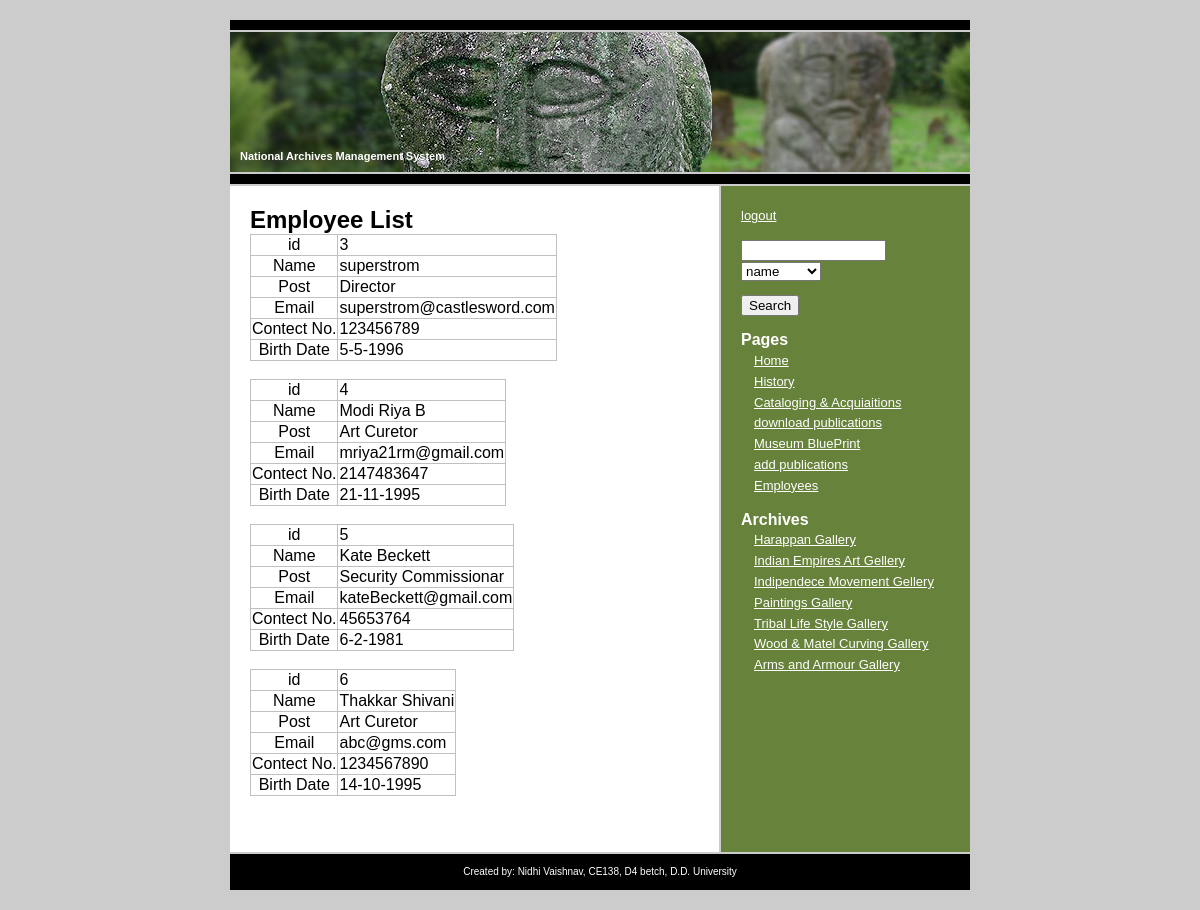
The page /Employee.php on the database its author committed.
### tables this page shows
CREATE TABLE IF NOT EXISTS `employee` (
  `id` int(5) NOT NULL AUTO_INCREMENT,
  `uname` varchar(25) NOT NULL,
  `pword` varchar(25) NOT NULL,
  `email` varchar(40) NOT NULL,
  `name` varchar(40) NOT NULL,
  `contect` int(11) NOT NULL,
  `street` varchar(100) NOT NULL,
  `city` varchar(30) NOT NULL,
  `state` varchar(30) NOT NULL,
  `country` varchar(25) NOT NULL,
  `website` varchar(40) DEFAULT NULL,
  `gender` varchar(8) NOT NULL,
  `date` int(2) NOT NULL,
  `month` int(2) NOT NULL,
  `year` int(4) NOT NULL,
  `post` varchar(40) NOT NULL,
  PRIMARY KEY (`id`)
);

### Employee.php (the view, shortened to what this page needs)
<!DOCTYPE html PUBLIC "-//W3C//DTD XHTML 1.0 Strict//EN" "http://www.w3.org/TR/xhtml1/DTD/xhtml1-strict.dtd">
<html xmlns="http://www.w3.org/1999/xhtml">
<head>
<link href="default.css" rel="stylesheet" type="text/css" /></head>
<body>
<div id="header">
	<h1><a href="#">National Archives Management System</a></h1>
</div>
<div id="content">
	<div id="colOne">
		<h2>Employee List</h2>
	    <?php
$sql1 = "SELECT  `name`,`post`, `id`,`email`, `contect`, `date`, `month`, `year` FROM `employee`";
$result1 = mysql_query($sql1);
while($row = mysql_fetch_array($result1))
{
echo "<table>";
			echo "<table border='1' style='border-collapse: collapse;border-color: silver;'>";
			echo "<tr>"."<td align='center'>".'id'."</td>"."<td>".$row['id'] ."</td> "."</tr>";
			echo "<tr>"."<td align='center'>".'Name'."</td>"."<td>".$row['name'] ."</td> "."</tr>";
			echo "<tr>"."<td align='center'>".'Post'."</td>"."<td>".$row['post'] ."</td> "."</tr>";
			echo "<tr>"."<td align='center'>".'Email'."</td>"."<td>".$row['email'] ."</td> "."</tr>";
			echo "<tr>"."<td align='center'>".'Contect No.'."</td>"."<td>".$row['contect'] ."</td> "."</tr>";
			echo "<tr>"."<td align='center'>".'Birth Date'."</td>"."<td>".$row['date'] ."-".$row['month']."-".$row['year']."</td> "."</tr>";
			echo "</table>".'<br>';
}
echo "</table>";
?>
  </div>
	<div id="colTwo">
		<ul>
			<li><a href="index.html" target="_self">logout</a>
				<form method="post" action="search.php">
					<div>
						<p>
						  <input type="text" id="search" name="search" value="" size="15" />
					      <label>
					      <select name="list">
					        <option value="name" selected="selected">name</option>
				          </select>
					      </label>
					  </p>
						<p>
						  <input type="submit" id="submit1" name="submit1" value="Search" />
					        </p>
					</div>
				</form>
			</li>
			<li>
				<h2>Pages</h2>
				<ul>
					<li><a href="home.html">Home</a></li>
					<li><a href="History.html">History</a></li>
					<li><a href="add_artifect.html">Cataloging &amp; Acquiaition<em>s</em></a></li>
				    <li><a href="download_pub.php">download publications</a></li>
				    <li><a href="Museum_Blueprints.html">Museum BluePrint</a></li>
				    <li><a href="upload_pub.php">add publications </a></li>
				    <li><a href="Employee.php">Employees</a></li>
				</ul>
			</li>
			<li>
				<h2>Archives</h2>
				<ul>
					<li><a href="Harappan.php">Harappan Gallery </a></li>
					<li><a href="kings.php">Indian Empires Art Gellery </a></li>
					<li><a href="independence.php">Indipendece Movement Gellery</a></li>
					<li><a href="painting.php">Paintings Gallery </a></li>
					<li><a href="tribal.php">Tribal Life Style Gallery </a></li>
					<li><a href="wood.php">Wood &amp; Matel Curving Gallery </a></li>
					<li><a href="weapon.php">Arms and Armour Gallery </a><a href="#"></a></li>
				</ul>
			</li>
		</ul>
  </div>
	<div style="clear: both;">&nbsp;</div>
</div>
<div id="footer">
	<p>Created by: Nidhi Vaishnav, CE138, D4 betch, D.D. University <a href="http://www.csstemplatesforfree.com/"><strong></strong></a></p>
</div>
</body>
</html>

### default.css (style rules this page uses)
body { margin: 20px 0; padding: 0; background: #CCCCCC; font-family: "Trebuchet MS", Arial, Helvetica, sans-serif; }
h1, h2, h3, h4, h5, h6 { margin: 0; padding: 0; }
p, ul, ol, blockquote { font-size: small; line-height: 160%; }
a { color: #67823B; }
#header { width: 740px; height: 144px; margin: 0 auto; background: url(images/img1.jpg) no-repeat center center; border-top: 10px solid #000000; border-bottom: 10px solid #000000; }
#header * { margin: 0; padding: 0; text-decoration: none; font: bold 11px Verdana, Arial, Helvetica, sans-serif; color: #FFFFFF; }
#header h1 { float: left; padding: 120px 0 0 10px; }
#content { width: 740px; margin: 0 auto; background: url(images/img2.gif); border: 2px solid #CCCCCC; }
#colOne { float: left; width: 449px; padding: 20px; }
#colTwo { float: right; width: 209px; padding: 20px; }
#colTwo h2 { font-size: medium; color: #FFFFFF; }
#colTwo ul { margin: 0; padding: 0; list-style: none; }
#colTwo li { margin-bottom: 1em; color: #FFFFFF; }
#colTwo li li { margin-bottom: 0; padding-left: 1em; }
#colTwo a { color: #FFFFFF; }
#footer { width: 740px; margin: 0 auto; background: #000000; }
#footer * { color: #FFFFFF; }
#footer p { margin: 0; padding: 10px 0; text-align: center; font-size: x-small; }

### rows shown on the page
employee: id "3", name "superstrom", post "Director", email "superstrom@castlesword.com", contect "123456789", date "5", month "5", year "1996"
employee: id "4", name "Modi Riya B", post "Art Curetor", email "mriya21rm@gmail.com", contect "2147483647", date "21", month "11", year "1995"
employee: id "5", name "Kate Beckett", post "Security Commissionar", email "kateBeckett@gmail.com", contect "45653764", date "6", month "2", year "1981"
employee: id "6", name "Thakkar Shivani", post "Art Curetor", email "abc@gms.com", contect "1234567890", date "14", month "10", year "1995"
